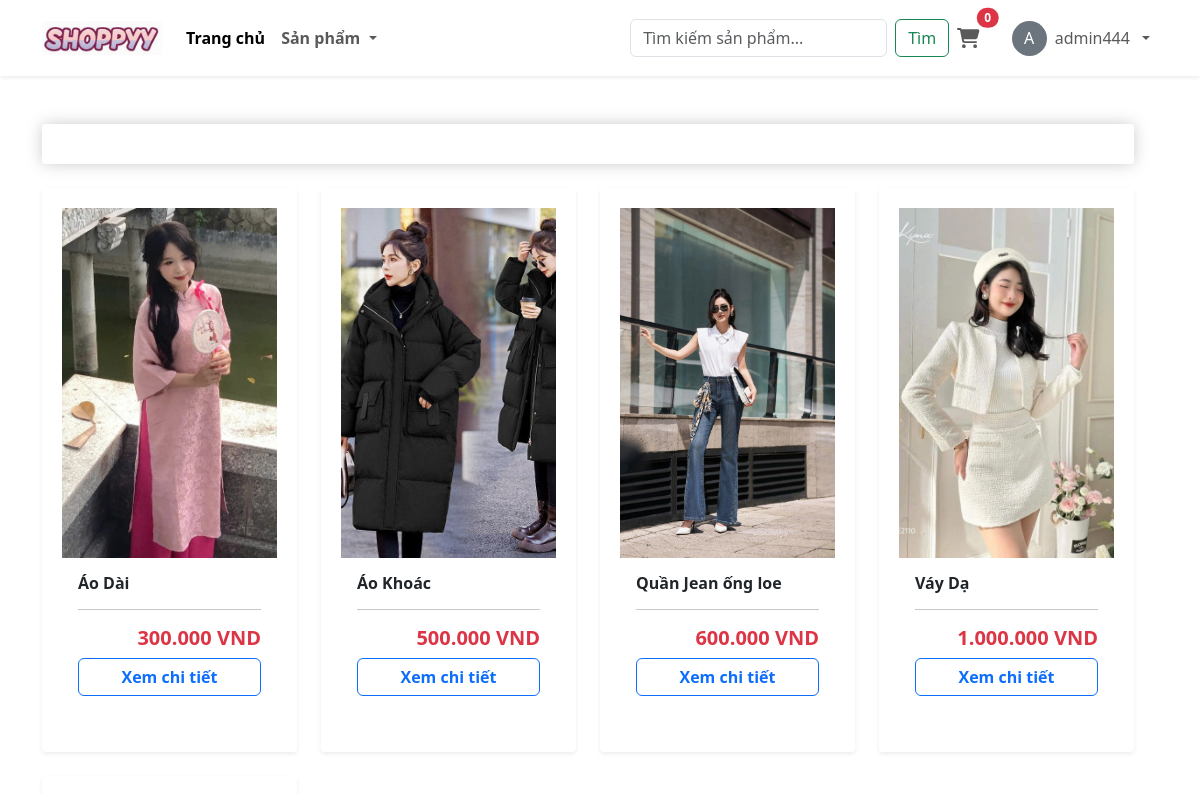
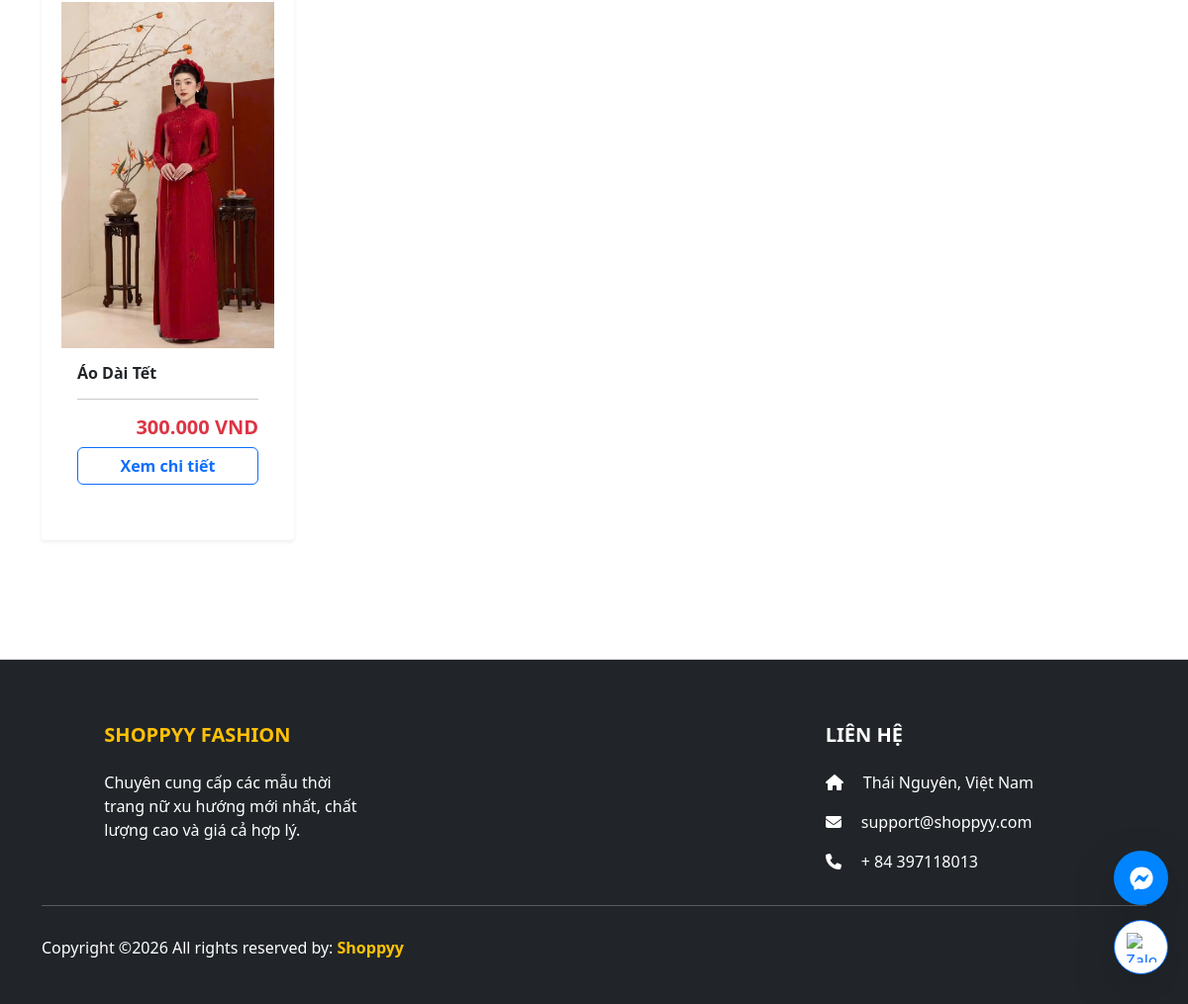
The app's page /category/ (signed in) with its own data (2 pictures, top to bottom).
### app/models.py (models this page shows, shortened)
class Product(models.Model):
    category = models.ManyToManyField(Category, related_name='product', verbose_name="Thuộc danh mục")
    name = models.CharField(max_length=200, null=True, verbose_name="Tên sản phẩm")
    price = models.FloatField(verbose_name="Giá tiền")
    digital = models.BooleanField(default=False, null=True, blank=True, verbose_name="Sản phẩm số")
    image = models.ImageField(null=True, blank=True, verbose_name="Hình ảnh")
    stock = models.IntegerField(default=10, null=True, blank=True) # Số lượng tồn kho mặc định là 10
    flash_sale = models.ForeignKey('FlashSale', on_delete=models.SET_NULL, null=True, blank=True, verbose_name="Tham gia Sự kiện Sale")
    discount_percent = models.IntegerField(default=0, verbose_name="Giảm bao nhiêu % ?")
    sizes = models.ManyToManyField(Size, blank=True, verbose_name="Các size hiện có")
    class Meta:
        verbose_name = "Sản phẩm"
        verbose_name_plural = "2. Quản lý Sản phẩm"
    @property
    def final_price(self):
        if self.flash_sale and self.flash_sale.active:
            now = timezone.now()
            if self.flash_sale.start_date <= now <= self.flash_sale.end_date:
                if self.discount_percent > 0:
                    discount_amount = (self.price * self.discount_percent) / 100
                    return self.price - discount_amount
        return self.price
    @property
    def ImageURL(self):
        try:
            url = self.image.url
        except:
            url = ''
        return url

class FlashSale(models.Model):
    name = models.CharField(max_length=100, verbose_name="Tên sự kiện (VD: Đại lễ 30/4)")
    discount_percent = models.IntegerField(verbose_name="Phần trăm giảm (%)", default=0)
    start_date = models.DateTimeField(verbose_name="Bắt đầu từ")
    end_date = models.DateTimeField(verbose_name="Kết thúc lúc")
    active = models.BooleanField(default=True, verbose_name="Kích hoạt")

### app/views.py (the view)
# urls.py: path('category/', views.category, name="category"),
def category(request):
    if request.user.is_authenticated:
        order, created = Order.objects.get_or_create(customer=request.user, complete=False)
        cartItems = order.get_cart_items
    else:
        cartItems = 0
    categories = Category.objects.filter(is_sub=False)
    active_category = request.GET.get('category', '')
    products = Product.objects.all()
    if active_category:
        products = Product.objects.filter(category__slug=active_category)
    context = {
        'categories': categories,
        'products': products,
        'active_category': active_category,
        'cartItems': cartItems,
    }
    return render(request, 'app/category.html', context)

### app/models.py (called while the page is built)
    @property
    def get_cart_items(self):
        orderitems = self.orderitem_set.all()
        total = sum([item.quantity for item in orderitems])
        return total

### app/templates/app/category.html
{% extends 'app/base.html' %}
{% load static %}
{% load humanize %}
{% block cart_content %}
<div class="container my-5">
    <div class="row w-100">
        <div class="col-lg-12">
            <div class="box-element mb-4">
            </div>
            <div class="row">
                {% for product in products %}
                <div class="col-lg-3 col-md-6 mb-4">
                    <div class="box-element product h-100 shadow-sm border-0">
                        <img class="thumbnail w-100" src="{{product.ImageURL}}" style="height: 350px; object-fit: cover;">
                        <div class="p-3">
                            <h6 class="text-truncate"><strong>{{product.name}}</strong></h6>
                            <hr>
                            <h5 class="mt-3 text-danger text-end"><strong>{{ product.final_price|floatformat:0|intcomma }} VND</strong></h5>
                            <a href="{% url 'detail' product.id %}" class="btn btn-outline-primary w-100 fw-bold">Xem chi tiết</a>
                        </div>
                    </div>
                </div>
                {% empty %}
                <div class="col-12 text-center py-5">
                </div>
                {% endfor %}
            </div>
        </div>
    </div>
</div>
{% endblock cart_content %}

### app/templates/app/base.html (shortened to what this page needs)
{% load static %}
<!DOCTYPE html>
<html lang="vi">
<head>
    <link href="https://cdn.jsdelivr.net/npm/bootstrap@5.3.2/dist/css/bootstrap.min.css" rel="stylesheet">
    <link href="{% static 'app/css/owl.carousel.min.css' %}" rel='stylesheet' />
    <link href="{% static 'app/css/all.min.css' %}" rel='stylesheet' />
    <link href="{% static 'app/css/style.css' %}" rel='stylesheet' />
    <link rel="stylesheet" href="https://cdnjs.cloudflare.com/ajax/libs/font-awesome/6.4.0/css/all.min.css">
</head>
<body class="d-flex flex-column min-vh-100">
    <nav class="navbar navbar-expand-lg navbar-light bg-white shadow-sm sticky-top">
        <div class="container">
            <a class="navbar-brand" href="{% url 'home' %}">
                <img src="{% static 'app/images/logo2.jpg' %}" width="120" height="50" style="object-fit: contain;" alt="Logo"/>
            </a>
            <div class="collapse navbar-collapse" id="mainNavbar">
                <ul class="navbar-nav me-auto mb-2 mb-lg-0 fw-semibold">
                    <li class="nav-item">
                        <a class="nav-link active" href="{% url 'home' %}">Trang chủ</a>
                    </li>
                    <li class="nav-item dropdown">
                        <a class="nav-link dropdown-toggle" href="#" id="navbarDropdown" role="button" data-bs-toggle="dropdown" aria-expanded="false">
                            Sản phẩm
                        </a>
                    </li>
                </ul>
                <form class="d-flex" method="GET" action="{% url 'search' %}">
                    <input class="form-control me-2" type="search" placeholder="Tìm kiếm sản phẩm..." name="searched">
                    <button class="btn btn-outline-success" type="submit">Tìm</button>
                </form>
                <ul class="navbar-nav mb-2 mb-lg-0 align-items-center">
                    <li class="nav-item me-3">
                        <a class="nav-link position-relative" href="{% url 'cart' %}">
                            <i class="fas fa-shopping-cart fa-lg"></i>
                            <span class="position-absolute top-0 start-100 translate-middle badge rounded-pill bg-danger">
                                {{ cartItems|default:0 }}
                            </span>
                        </a>
                    </li>
                    {% if request.user.is_authenticated %}
                    <li class="nav-item dropdown">
                        <a class="nav-link dropdown-toggle d-flex align-items-center gap-2" href="#" role="button" data-bs-toggle="dropdown">
                            <div class="rounded-circle bg-secondary text-white d-flex justify-content-center align-items-center" style="width: 35px; height: 35px;">
                                {{ request.user.username|make_list|first|upper }}
                            </div>
                            <span>{{ request.user.username }}</span>
                        </a>
                    </li>
                    {% endif %}
                </ul>
            </div>
        </div>
    </nav>
    <main class="flex-grow-1">
        {% block cart_content %}{% endblock cart_content %}
    </main>
    <footer class="bg-dark text-white pt-5 pb-4 mt-5">
        <div class="container text-center text-md-start">
            <div class="row text-center text-md-start">
                <div class="col-md-3 col-lg-3 col-xl-3 mx-auto mt-3">
                    <h5 class="text-uppercase mb-4 fw-bold text-warning">Shoppyy Fashion</h5>
                    <p>Chuyên cung cấp các mẫu thời trang nữ xu hướng mới nhất, chất lượng cao và giá cả hợp lý.</p>
                </div>
                <div class="col-md-2 col-lg-2 col-xl-2 mx-auto mt-3"></div>
                <div class="col-md-4 col-lg-3 col-xl-3 mx-auto mt-3">
                    <h5 class="text-uppercase mb-4 fw-bold">Liên hệ</h5>
                    <p><i class="fas fa-home me-3"></i> Thái Nguyên, Việt Nam</p>
                    <p><i class="fas fa-envelope me-3"></i> support@shoppyy.com</p>
                    <p><i class="fas fa-phone me-3"></i> + 84 397118013</p>
                </div>
            </div>
            <hr class="mb-4">
            <div class="row align-items-center">
                <div class="col-md-7 col-lg-8">
                    <p> Copyright ©2026 All rights reserved by:
                        <a href="#" style="text-decoration: none;"> <strong class="text-warning">Shoppyy</strong></a>
                    </p>
                </div>
                <div class="col-md-5 col-lg-4">
                    <div class="text-center text-md-end">
                        <ul class="list-unstyled list-inline">
                            <li class="list-inline-item"><a href="#" class="btn-floating btn-sm text-white" style="font-size: 23px;"></a></li>
                        </ul>
                    </div>
                </div>
            </div>
        </div>
    </footer>
    <div class="contact-buttons" style="position: fixed; bottom: 30px; right: 20px; z-index: 9999; display: flex; flex-direction: column; gap: 15px;">
        <a href="https://m.me/dinhngodz" target="_blank" class="contact-icon messenger shadow-lg rounded-circle text-center">
            <i class="fab fa-facebook-messenger text-white fs-4"></i>
        </a>
        <a href="https://zalo.me/0397118013" target="_blank" class="contact-icon zalo shadow-lg rounded-circle text-center">
            <img src="https://upload.wikimedia.org/wikipedia/commons/9/91/Icon_of_Zalo.svg" style="width: 30px; height: 30px;" alt="Zalo">
        </a>
    </div>
</body>
</html>

### app/static/app/css/style.css (style rules this page uses)
.box-element { box-shadow: hsl(0, 0%, 80%) 0 0 16px; background-color: #fff; border-radius: 8px; padding: 15px; margin-bottom: 25px; transition: all 0.3s ease; }
footer { background-color: #f8f9fa; border-top: 1px solid #ddd; padding: 30px 0; margin-top: 40px; color: #666; text-align: center; }
.box-element { box-shadow: hsl(0, 0%, 80%) 0 0 16px; background-color: #fff; border-radius: 4px; padding: 20px; margin-bottom: 20px; }

### app/templates/app/base.html (style rules this page uses)
html { scroll-behavior: smooth; }
.contact-icon { width: 55px; height: 55px; display: flex; align-items: center; justify-content: center; text-decoration: none; position: relative; transition: all 0.3s ease-in-out; }
.messenger { background: #0084ff; }
.zalo { background: #ffffff; border: 1px solid #0068ff; }
.messenger { animation: pulse-blue 2s infinite; }

### records on screen
Product: ImageURL (picture), name "Áo Dài", final_price "300.000"
Product: ImageURL (picture), name "Áo Khoác", final_price "500.000"
Product: ImageURL (picture), name "Quần Jean ống loe", final_price "600.000"
Product: ImageURL (picture), name "Váy Dạ", final_price "1.000.000"
Product: ImageURL (picture), name "Áo Dài Tết", final_price "300.000"

### other values on screen
{{ cartItems|default:0 }} "0"
{{ request.user.username|make_list|first|upper }} "A"
{{ request.user.username }} "admin444"
